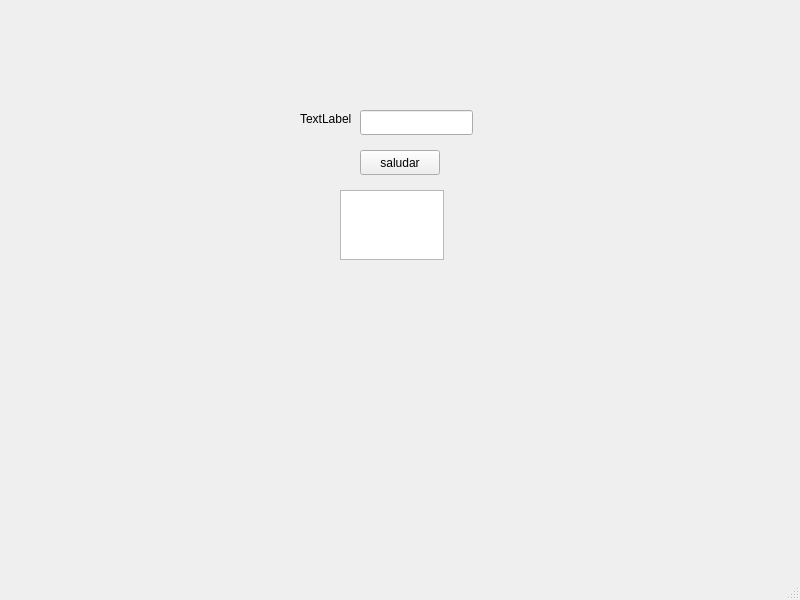
<?xml version="1.0" encoding="UTF-8"?>
<ui version="4.0">
 <class>MainWindow</class>
 <widget class="QMainWindow" name="MainWindow">
  <property name="geometry">
   <rect>
    <x>0</x>
    <y>0</y>
    <width>800</width>
    <height>600</height>
   </rect>
  </property>
  <property name="windowTitle">
   <string>MainWindow</string>
  </property>
  <widget class="QWidget" name="centralwidget">
   <widget class="QLabel" name="label">
    <property name="geometry">
     <rect>
      <x>300</x>
      <y>110</y>
      <width>51</width>
      <height>17</height>
     </rect>
    </property>
    <property name="text">
     <string>TextLabel</string>
    </property>
   </widget>
   <widget class="QPushButton" name="pushButton">
    <property name="geometry">
     <rect>
      <x>360</x>
      <y>150</y>
      <width>80</width>
      <height>25</height>
     </rect>
    </property>
    <property name="text">
     <string>saludar</string>
    </property>
   </widget>
   <widget class="QLineEdit" name="entrada">
    <property name="geometry">
     <rect>
      <x>360</x>
      <y>110</y>
      <width>113</width>
      <height>25</height>
     </rect>
    </property>
   </widget>
   <widget class="QTextEdit" name="salida">
    <property name="geometry">
     <rect>
      <x>340</x>
      <y>190</y>
      <width>104</width>
      <height>70</height>
     </rect>
    </property>
   </widget>
  </widget>
  <widget class="QMenuBar" name="menubar">
   <property name="geometry">
    <rect>
     <x>0</x>
     <y>0</y>
     <width>800</width>
     <height>22</height>
    </rect>
   </property>
  </widget>
  <widget class="QStatusBar" name="statusbar"/>
 </widget>
 <resources/>
 <connections/>
</ui>
